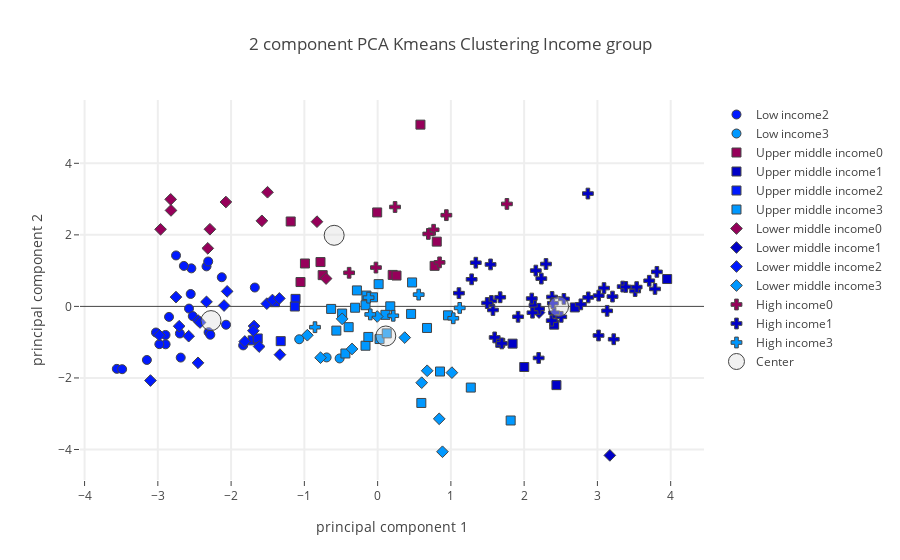

The code cell stored with this chart in its notebook:
### Code cell
# Plotly on Income level
plot_plotly(principalDf,"Income group",income_centers,"Protein Foods")

### Figure 1 — Plotly figure (JSON) as saved in the notebook; plotly's stock layout.template omitted (floating-point values rounded to 4 significant figures)
{"data": [{"marker": {"color": "rgb(150,0,90)", "line": {"width": 1}, "size": 9, "symbol": 0}, "mode": "markers", "name": "Low income0", "text": [], "type": "scatter", "uid": "a7074d0e-39d4-42f2-847a-8fa05c599bdb", "x": [], "y": []}, {"marker": {"color": "rgb(0,0,200)", "line": {"width": 1}, "size": 9, "symbol": 0}, "mode": "markers", "name": "Low income1", "text": [], "type": "scatter", "uid": "001080e9-b748-4815-8c4d-cd87b18a84ae", "x": [], "y": []}, {"marker": {"color": "rgb(0,25,255)", "line": {"width": 1}, "size": 9, "symbol": 0}, "mode": "markers", "name": "Low income2", "text": ["Benin", "Burkina Faso", "Central African Republic", "Chad", "Democratic People's Republic of Korea", "Ethiopia", "Gambia", "Guinea", "Guinea-Bissau", "Haiti", "Liberia", "Madagascar", "Malawi", "Mali", "Mozambique", "Nepal", "Niger", "Rwanda", "Senegal", "Sierra Leone", "Togo", "Uganda", "United Republic of Tanzania", "Zimbabwe"], "type": "scatter", "uid": "438f5392-3e88-4517-9a21-dc76312a3167", "x": [-2.574, -2.699, -1.835, -2.069, -2.551, -2.688, -1.676, -2.543, -2.336, -2.847, -2.313, -2.645, -3.56, -2.307, -2.895, -2.523, -3.15, -3.487, -2.127, -2.752, -3.025, -2.894, -2.979, -2.284], "y": [-0.06102, -0.7571, -1.09, -0.5123, 0.3475, -1.43, 0.5279, 1.063, 1.119, -0.2932, 1.255, 1.132, -1.746, -0.72, -0.7983, -0.2714, -1.497, -1.755, 0.8148, 1.424, -0.7302, -1.059, -1.056, -0.7922]}, {"marker": {"color": "rgb(0,152,255)", "line": {"width": 1}, "size": 9, "symbol": 0}, "mode": "markers", "name": "Low income3", "text": ["Afghanistan", "Tajikistan", "Yemen"], "type": "scatter", "uid": "9ad2640a-1208-45e8-af43-314ec263c84f", "x": [-0.5187, -0.6961, -1.07], "y": [-1.455, -1.426, -0.9182]}, {"marker": {"color": "rgb(150,0,90)", "line": {"width": 1}, "size": 9, "symbol": 1}, "mode": "markers", "name": "Upper middle income0", "text": ["China, mainland", "Dominican Republic", "Gabon", "Grenada", "Guyana", "Malaysia", "Maldives", "Saint Vincent and the Grenadines", "Samoa", "Suriname", "Thailand"], "type": "scatter", "uid": "6a5caaa5-b9b0-4b26-9c2b-d70faf968d6a", "x": [0.8072, -1.052, -0.7501, 0.2056, -0.992, -0.006129, 0.5844, 0.258, 0.778, -0.7798, -1.186], "y": [1.811, 0.6811, 0.8739, 0.8799, 1.2, 2.627, 5.082, 0.8627, 1.134, 1.24, 2.374]}, {"marker": {"color": "rgb(0,0,200)", "line": {"width": 1}, "size": 9, "symbol": 1}, "mode": "markers", "name": "Upper middle income1", "text": ["Albania", "Armenia", "Belarus", "Kazakhstan", "Montenegro", "Romania", "Russian Federation"], "type": "scatter", "uid": "7a3b5fd9-f5cf-4b6b-b7a0-a6a52909418e", "x": [2.441, 1.674, 3.952, 2.001, 2.41, 1.842, 2.692], "y": [-2.2, -1.018, 0.7652, -1.694, -0.5105, -1.041, -0.02923]}, {"marker": {"color": "rgb(0,25,255)", "line": {"width": 1}, "size": 9, "symbol": 1}, "mode": "markers", "name": "Upper middle income2", "text": ["Belize", "Botswana", "Cuba", "Guatemala", "Namibia", "Peru"], "type": "scatter", "uid": "f09e5fc9-1cbf-49bf-8db2-3d20f4866c0d", "x": [-1.12, -1.323, -1.402, -1.706, -1.637, -1.13], "y": [0.2099, -0.9707, 0.118, -0.949, -0.8966, -0.003202]}, {"marker": {"color": "rgb(0,152,255)", "line": {"width": 1}, "size": 9, "symbol": 1}, "mode": "markers", "name": "Upper middle income3", "text": ["Algeria", "Azerbaijan", "Bosnia and Herzegovina", "Brazil", "Bulgaria", "Colombia", "Costa Rica", "Dominica", "Ecuador", "Fiji", "Iran (Islamic Republic of)", "Iraq", "Jamaica", "Jordan", "Lebanon", "Mauritius", "Mexico", "Paraguay", "Saint Lucia", "Serbia", "South Africa", "North Macedonia", "Turkey", "Turkmenistan", "Venezuela (Bolivarian Republic of)"], "type": "scatter", "uid": "247b3852-7c67-47fd-bd4f-05d5e7c701a5", "x": [0.5966, 1.272, -0.4398, 0.4567, 0.9604, -0.3074, -0.1526, 0.1727, 0.01381, -0.6347, -0.1651, -0.4844, -0.2827, 0.0263, -0.1268, -0.06329, -0.3953, 0.1062, 0.4704, 0.6741, -0.5635, 0.1249, 0.8515, 1.816, -0.165], "y": [-2.699, -2.269, -1.316, -0.2102, -0.2496, -0.03675, 0.3033, 0.002044, 0.6222, -0.07026, -1.099, -0.1994, 0.4469, -0.9124, -0.8537, 0.2543, -0.5807, -0.2359, 0.6694, -0.6027, -0.6771, -0.7541, -1.821, -3.189, 0.03305]}, {"marker": {"color": "rgb(150,0,90)", "line": {"width": 1}, "size": 9, "symbol": 2}, "mode": "markers", "name": "Lower middle income0", "text": ["Bangladesh", "Cambodia", "Indonesia", "Kiribati", "Lao People's Democratic Republic", "Myanmar", "Philippines", "Sri Lanka", "Vanuatu", "Viet Nam"], "type": "scatter", "uid": "f80ae722-74dd-4b99-aaaa-2bc68978e3ec", "x": [-2.963, -2.825, -2.289, -0.8278, -2.82, -2.071, -1.58, -2.318, -0.7034, -1.503], "y": [2.156, 2.993, 2.157, 2.369, 2.683, 2.918, 2.392, 1.623, 0.7783, 3.192]}, {"marker": {"color": "rgb(0,0,200)", "line": {"width": 1}, "size": 9, "symbol": 2}, "mode": "markers", "name": "Lower middle income1", "text": ["Sudan", "Ukraine"], "type": "scatter", "uid": "e21acf28-17b5-4322-bace-686ff63f64c6", "x": [3.17, 2.203], "y": [-4.165, -0.1715]}, {"marker": {"color": "rgb(0,25,255)", "line": {"width": 1}, "size": 9, "symbol": 2}, "mode": "markers", "name": "Lower middle income2", "text": ["Angola", "Cabo Verde", "Cameroon", "Congo (note no data in Food suppley tables for DRC)", "CÃƒÂ´te d'Ivoire", "Djibouti", "El Salvador", "Ghana", "Honduras", "India", "Kenya", "Lesotho", "Nicaragua", "Nigeria", "Sao Tome and Principe", "Solomon Islands", "Eswatini", "Timor-Leste", "Zambia"], "type": "scatter", "uid": "7d2cd0d0-1ffe-48b4-823b-9da4964fa240", "x": [-1.687, -1.512, -2.979, -1.436, -2.336, -1.333, -1.617, -2.45, -1.696, -2.096, -2.452, -3.101, -2.709, -2.424, -1.341, -2.054, -1.813, -2.752, -2.579], "y": [-0.5484, 0.0766, -0.8051, 0.1791, 0.1268, -1.349, -1.122, -0.3964, -0.6803, 0.02439, -1.577, -2.072, -0.5538, -0.4495, 0.2232, 0.4198, -0.9804, 0.2607, -0.8321]}, {"marker": {"color": "rgb(0,152,255)", "line": {"width": 1}, "size": 9, "symbol": 2}, "mode": "markers", "name": "Lower middle income3", "text": ["Bolivia (Plurinational State of)", "Egypt", "Georgia", "Kyrgyzstan", "Mauritania", "Mongolia", "Morocco", "Pakistan", "Republic of Moldova", "Tunisia", "Uzbekistan"], "type": "scatter", "uid": "21f25cc4-e9d0-47ad-b5ba-07941666a0c6", "x": [-0.4843, -0.9592, 0.3701, 0.6016, -0.779, 0.8852, 0.8407, -0.3491, -0.005578, 0.6763, 1.014], "y": [-0.3477, -0.8056, -0.8717, -2.133, -1.433, -4.063, -3.143, -1.19, -0.2823, -1.799, -1.852]}, {"marker": {"color": "rgb(150,0,90)", "line": {"width": 1}, "size": 9, "symbol": 3}, "mode": "markers", "name": "High income0", "text": ["Antigua and Barbuda", "Brunei Darussalam", "China, Macao SAR", "China, Taiwan Province of", "Japan", "Panama", "Republic of Korea", "Saint Kitts and Nevis"], "type": "scatter", "uid": "7a89b231-758a-44e3-8d1e-b81fec907335", "x": [0.8453, 0.7641, 1.765, 0.6916, 0.9381, -0.3891, 0.2378, -0.02307], "y": [1.231, 2.142, 2.865, 2.027, 2.551, 0.9398, 2.779, 1.085]}, {"marker": {"color": "rgb(0,0,200)", "line": {"width": 1}, "size": 9, "symbol": 3}, "mode": "markers", "name": "High income1", "text": ["Argentina", "Australia", "Austria", "Bahamas", "Belgium", "Bermuda", "Canada", "China, Hong Kong SAR", "Croatia", "Cyprus", "Czechia", "Denmark", "Estonia", "Finland", "France", "French Polynesia", "Germany", "Greece", "Hungary", "Iceland", "Ireland", "Israel", "Italy", "Latvia", "Lithuania", "Luxembourg", "Malta", "Netherlands", "New Caledonia", "New Zealand", "Norway", "Poland", "Portugal", "Slovakia", "Slovenia", "Spain", "Sweden", "Switzerland", "United Kingdom", "United States of America", "Uruguay"], "type": "scatter", "uid": "c8885dc2-3fa6-4f76-9eb1-74dd518ae3f4", "x": [3.015, 2.506, 3.345, 1.34, 2.141, 2.234, 1.574, 2.87, 1.553, 1.11, 2.381, 3.387, 3.223, 3.786, 2.774, 1.541, 3.09, 2.198, 1.673, 3.017, 2.377, 2.409, 2.392, 3.133, 3.812, 3.206, 2.104, 3.515, 1.283, 1.598, 2.543, 3.707, 2.159, 1.495, 1.917, 2.298, 3.536, 2.203, 2.114, 2.875, 1.695], "y": [-0.8129, -0.2917, 0.554, 1.221, 0.027, 0.7769, -0.1001, 3.155, 0.1516, 0.3705, 0.2632, 0.5441, -0.9178, 0.4882, 0.05658, 1.173, 0.5125, -1.441, 0.2556, 0.3014, -0.3982, -0.1767, 0.09001, -0.1242, 0.9653, 0.2745, 0.2191, 0.4291, 0.7575, -0.8674, 0.2094, 0.7168, 1.001, 0.09486, -0.2896, 1.185, 0.5399, -0.0672, -0.1765, 0.2513, -1.035]}, {"marker": {"color": "rgb(0,25,255)", "line": {"width": 1}, "size": 9, "symbol": 3}, "mode": "markers", "name": "High income2", "text": [], "type": "scatter", "uid": "db69fd06-27ee-4e65-963c-a5262dae8b47", "x": [], "y": []}, {"marker": {"color": "rgb(0,152,255)", "line": {"width": 1}, "size": 9, "symbol": 3}, "mode": "markers", "name": "High income3", "text": ["Barbados", "Chile", "Kuwait", "Oman", "Saudi Arabia", "Trinidad and Tobago", "United Arab Emirates"], "type": "scatter", "uid": "edac190e-cd7a-4cd7-9d09-0f1554554971", "x": [0.5605, 1.12, 1.033, 0.2132, -0.1002, -0.1237, -0.8549], "y": [0.3292, -0.04205, -0.3314, -0.2613, -0.2242, 0.245, -0.5811]}, {"marker": {"color": "rgba(220, 220, 220, .4)", "line": {"width": 1}, "size": 20}, "mode": "markers", "name": "Center", "type": "scatter", "uid": "81a02746-abfb-4861-92c7-570709813a5b", "x": [-0.5932, 2.47, -2.274, 0.1116], "y": [1.988, -0.003564, -0.3966, -0.8267]}], "layout": {"hovermode": "closest", "showlegend": true, "title": {"text": "2 component PCA Kmeans Clustering Income group"}, "xaxis": {"gridwidth": 2, "ticklen": 5, "title": {"text": "principal component 1"}, "zeroline": false}, "yaxis": {"gridwidth": 2, "ticklen": 5, "title": {"text": "principal component 2"}}}}
